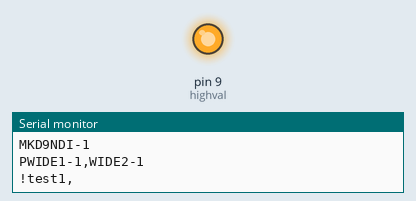
Bench run of a sketch on a simulated Arduino Uno, built with avr-gcc and run on an emulated ATmega328P. Parts: output pins drawn as LEDs (lit = HIGH), the last lines printed to the serial monitor.

Above: at 2.5 s.
At 5.0 s:
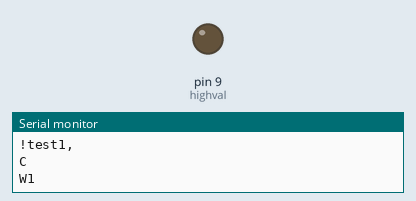
Timing chart, 0 to 7.6 s (numbered marks = the images above):
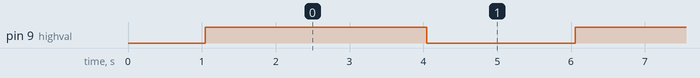

Measured:
- by itself, pin 9 (highval): alternates HIGH for 3.0 s and LOW for 2.0 s

The sketch:

testing_set2.ino
```cpp
int highval = 9;
int count = 0;

void setup()
{

  delay(1000);
  // Ask for firmware version
  Serial.begin(4800);
  Serial.println("C");
  delay(3);
  Serial.print("MKD9NDI-1\r\n");           //SET YOUR CALLSIGN HERE
  delay(10);
  Serial.print("PWIDE1-1,WIDE2-1\r\n");    //SET DIGIPATH HERE
  delay(10);

  Serial.begin(4800);
  delay(10);
  pinMode(highval, OUTPUT);
  delay(10);
}

void loop()                     // run over and over again
{
  String data = "";
  count++;

  data = data + "test"+(String)count + ", ";

  digitalWrite(highval, HIGH);
  Serial.print("!");
  Serial.print(data);
  Serial.print("\r\n");
  delay(3000);
  digitalWrite(highval, LOW);

  Serial.println("C");
  delay(10);
  Serial.print("W");
  Serial.println(count);
  delay(2000);
}
```
